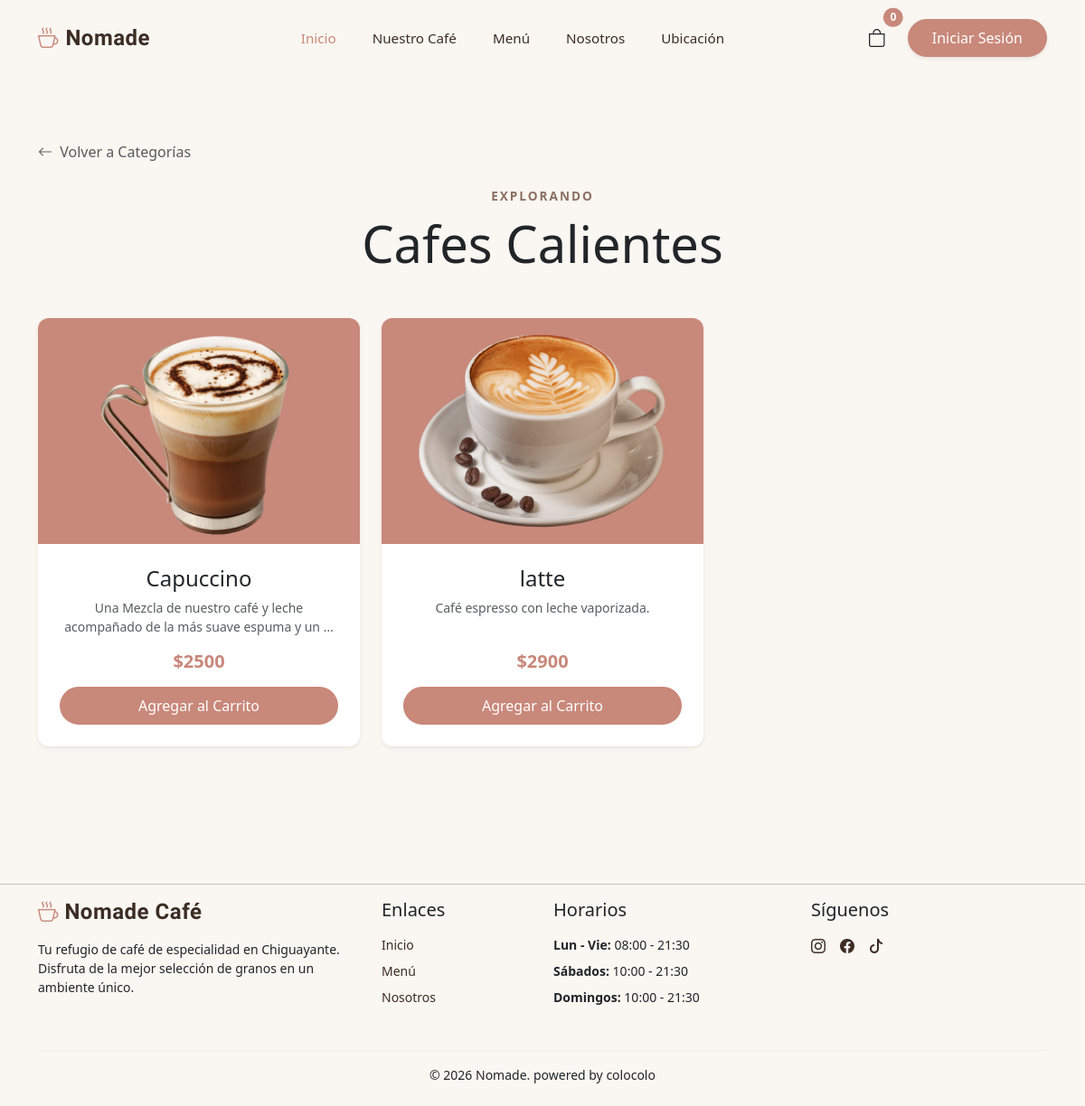
Before: /categoria/2/ with the older database file.
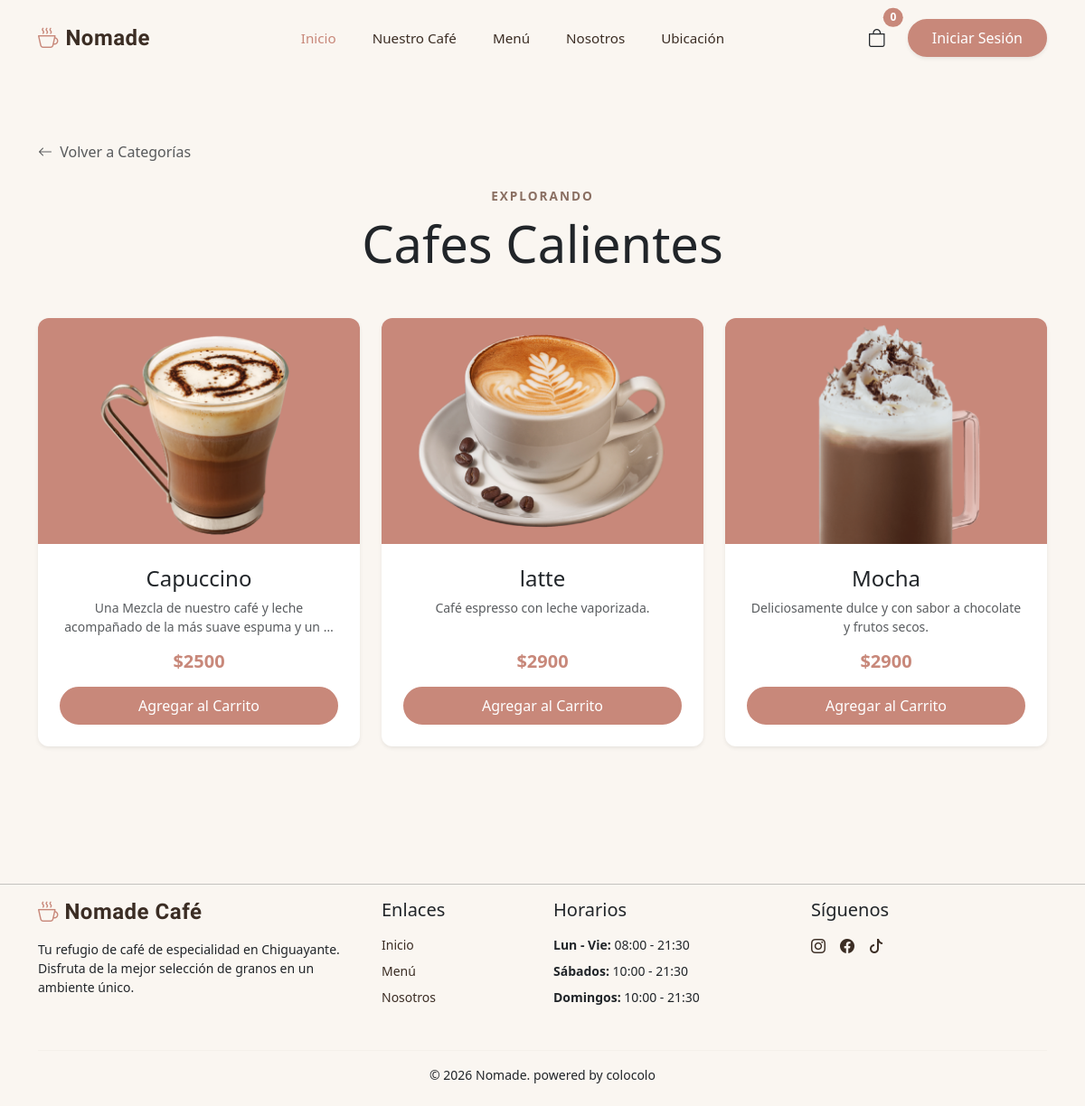
After: the same page with the newer database file.
### catalogo/models.py (models this page shows, shortened)
class Categoria(models.Model):
    nombre = models.CharField( max_length=100)
    image = models.ImageField(upload_to='categorias/', null=True, blank=True)

class Producto(models.Model):
    nombre = models.CharField(max_length=200)
    descripcion = models.TextField()
    precio = models.IntegerField()
    stock = models.IntegerField()
    image = models.ImageField(upload_to='productos/', null=True, blank=True)
    categoria = models.ForeignKey(Categoria, on_delete=models.CASCADE, related_name='productos')

### catalogo/views.py (the view)
# urls.py: path('categoria/<int:categoria_id>/', views.ordernar_categorias_view, name='filtro_categoria'),
def ordernar_categorias_view(request, categoria_id):
    categoria = Categoria.objects.get(id=categoria_id) # se busca la categoria.
    productos = Producto.objects.filter(categoria=categoria) # buscan los productos que pertenecen a esa categoria.
    contexto = {
        'categoria': categoria,
        'productos': productos
    }
    return render(request, 'catalogo/productos.html', contexto) # se muestran los productos filtrados.

### catalogo/context_processors.py (called while the page is built)
def cantidad_carrito(request):
    total = 0
    if 'carrito' in request.session: # si ya hay un carrito
        for key, value in request.session['carrito'].items():
            total += value['cantidad'] # suma la cantidad de cada prod guardado
    return {'cantidad_carrito' : total} #envia la cantidad al html

### catalogo/templates/catalogo/productos.html (shortened to what this page needs)
{% extends 'catalogo/base.html' %}
{% block content %}
<div class="container py-5 mt-4">
    <a href="{% url 'menu' %}" class="text-decoration-none text-muted mb-4 d-inline-block">
        <i class="bi bi-arrow-left me-1"></i> Volver a Categorías
    </a>
    <div class="text-center mb-5">
        <span class="text-uppercase fw-bold letter-spacing-1" style="color: var(--muted-foreground); letter-spacing: 2px; font-size: 0.85rem;">Explorando</span>
        <h2 class="display-4 mt-2 font-playfair">{{ categoria.nombre }}</h2>
    </div>
    <div class="row g-4">
        {% for producto in productos %}
        <div class="col-md-4">
            <div class="card product-card h-100 d-flex flex-column shadow-sm">
                {% if producto.image %}
                    <img src="{{ producto.image.url }}" class="card-img-top" alt="{{ producto.nombre }}">
                {% else %}
                    <img src="https://images.pexels.com/photos/312418/pexels-photo-312418.jpeg?auto=compress&cs=tinysrgb&w=800" class="card-img-top" alt="">
                {% endif %}
                <div class="card-body p-4 text-center d-flex flex-column flex-grow-1">
                    <h4 class="card-title font-playfair mb-2">{{ producto.nombre }}</h4>
                    <p class="card-text text-muted small mb-3">{{ producto.descripcion|truncatewords:15 }}</p>
                    <div class="mt-auto">
                        <h5 class="fw-bold mb-3" style="color: var(--primary);">${{ producto.precio }}</h5>
                        <form action="{% url 'agregar_carrito' producto.id %}" method="POST">
                            <button type="submit" class="btn btn-outline-dark rounded-pill w-100">Agregar al Carrito</button>
                        </form>
                    </div>
                </div>
            </div>
        </div>
        {% empty %}
        <div class="col-12 text-center py-5">
            <i class="bi bi-cup text-muted fs-1 mb-3 d-block opacity-50"></i>
            <h4 class="font-playfair text-muted">Aún no hay productos en esta categoría.</h4>
            <p>¡Estamos preparando algo delicioso!</p>
        </div>
        {% endfor %}
    </div>
</div>
{% endblock content %}

### catalogo/templates/catalogo/base.html (shortened to what this page needs)
{% load static %}
<!DOCTYPE html>
<html>
    <head>
        <link href="https://cdn.jsdelivr.net/npm/bootstrap@5.3.0/dist/css/bootstrap.min.css" rel="stylesheet">
        <link rel="stylesheet" href="https://cdn.jsdelivr.net/npm/bootstrap-icons@1.11.1/font/bootstrap-icons.css">
        <link rel="stylesheet" href="{% static 'catalogo/css/style.css' %}?v=3">
    </head>
    <body>
        <nav class="navbar navbar-expand-lg custom-navbar">
            <div class="container">
                <a class="navbar-brand d-flex align-items-center" href="{% url 'inicio' %}">
                    <i class="bi bi-cup-hot brand-icon"></i>
                    <span class="brand-text ms-2">Nomade</span>
                </a>
                <div class="collapse navbar-collapse" id="navbarNomade">
                    <ul class="navbar-nav mx-auto mb-2 mb-lg-0">
                        <li class="nav-item">
                            <a class="nav-link active" href="{% url 'inicio' %}">Inicio</a>
                        </li>
                        <li class="nav-item"><a class="nav-link" href="{% url 'nuestro_cafe' %}">Nuestro Café</a></li>
                        <li class="nav-item"><a class="nav-link" href="{% url 'menu' %}">Menú</a></li>
                        <li class="nav-item"><a class="nav-link" href="{% url 'nosotros' %}">Nosotros</a></li>
                        <li class="nav-item"><a class="nav-link" href="{% url 'ubicacion' %}">Ubicación</a></li>
                    </ul>
                    <div class="d-flex align-items-center gap-3">
                        <a href="{% url 'ver_carrito' %}" class="position-relative text-dark text-decoration-none p-2">
                            <i class="bi bi-bag fs-5"></i>
                            <span class="position-absolute top-0 start-100 translate-middle badge rounded-pill" style="background-color: var(--primary); font-size: 0.75rem;">
                                {{cantidad_carrito | default:"0"}}
                            </span>
                        </a>
                        {% if user.is_authenticated %}
                            <div class="d-flex align-items-center gap-2">
                                <span class="text-muted small d-none d-md-block">Hola, {{ user.username }}</span>
                                <form method="post" action="{% url 'logout' %}" style="margin: 0;">
                                    {% csrf_token %}
                                    <button type="submit" class="btn btn-outline-dark rounded-pill px-4">Salir</button>
                                </form>
                            </div>
                        {% else %}
                            <a href="{% url 'login' %}" class="btn btn-primary-custom rounded-pill px-4 shadow-sm">Iniciar Sesión</a>
                        {% endif %}
                    </div>
                </div>
            </div>
        </nav>
        {% block content %}
        {% endblock content %}
        <footer class="pt-5 pb-4 mt-5">
            <hr class="mt-2 mb-3" style="border-color: solid var(--border);">
            <div class="container">
                <div class="row">
                    <div class="col-lg-4 col-md-6 mb-4">
                        <h5 class="brand-text mb-3">
                            <i class="bi bi-cup-hot brand-icon"></i> Nomade Café
                        </h5>
                        <p class="small">
                            Tu refugio de café de especialidad en Chiguayante. Disfruta de la mejor selección de granos en un ambiente único.
                        </p>
                    </div>
                    <div class="col-lg-2 col-md-6 mb-4">
                        <h5 class="mb-3">Enlaces</h5>
                        <ul class="list-unstyled small">
                            <li class="mb-2"><a href="{% url 'inicio' %}" class="text-decoration-none" style="color: var(--foreground);">Inicio</a></li>
                            <li class="mb-2"><a href="{% url 'menu' %}" class="text-decoration-none" style="color: var(--foreground);">Menú</a></li>
                            <li class="mb-2"><a href="{% url 'nosotros' %}" class="text-decoration-none" style="color: var(--foreground);">Nosotros</a></li>
                        </ul>
                    </div>
                    <div class="col-lg-3 col-md-6 mb-4">
                        <h5 class="mb-3">Horarios</h5>
                        <ul class="list-unstyled small">
                            <li class="mb-2"><strong>Lun - Vie:</strong> 08:00 - 21:30</li>
                            <li class="mb-2"><strong>Sábados:</strong> 10:00 - 21:30</li>
                            <li class="mb-2"><strong>Domingos:</strong> 10:00 - 21:30</li>
                        </ul>
                    </div>
                    <div class="col-lg-3 col-md-6 mb-4">
                        <h5 class="mb-3">Síguenos</h5>
                        <div class="d-flex gap-3">
                            <a href="#" style="color: var(--foreground);"><i class="bi bi-instagram"></i></a>
                            <a href="#" style="color: var(--foreground);"><i class="bi bi-facebook"></i></a>
                            <a href="#" style="color: var(--foreground);"><i class="bi bi-tiktok"></i></a>
                        </div>
                    </div>
                </div>
                <hr class="mt-2 mb-3" style="border-color: var(--border);">
                <div class="row align-items-center">
                    <div class="col-12 text-center">
                        <p class="small mb-0">
                            © 2026 Nomade. powered by colocolo
                        </p>
                    </div>
                </div>
            </div>
        </footer>
    </body>
</html>

### catalogo/static/catalogo/css/style.css (style rules this page uses)
:root { --background: #FAF6F1 ; --foreground: #3B2D24; --card: #FFF9F5; --primary: #C8887A; --primary-foreground: #FFF9F5; --secondary: #EAD8CB; --secondary-foreground: #3B2D24; --muted: #F2E8DE; --muted-foreground: #8A6F62; --accent: #A8C3A4; --accent-foreground: #2B3D28; --border: rgba(160,120,96,0.2); }
body { background-color: var(--background); }
.custom-navbar { background-color: var(--background); padding: 1.2rem 0; }
.brand-text { font-family: 'Oswald'; font-weight: bold; font-size: 1.5rem; color: var(--foreground); letter-spacing: 0.5px; }
.brand-icon { font-size: 1.4rem; color: var(--primary); }
.custom-navbar .navbar-nav .nav-link { color: var(--foreground); margin: 0 12px; font-size: 0.95rem; font-weight: 500; transition: color 0.3s ease; }
.custom-navbar .navbar-nav .nav-link.active, .custom-navbar .navbar-nav .nav-link:hover { color: var(--primary); }
.btn { color: #fff; background-color: var(--primary); border: solid var(--primary); transition: transform 0.3s ease, box-shadow 0.3s ease; }
.product-card { background-color: #FFFFFF; border: none; border-radius: 12px; overflow: hidden; transition: transform 0.3s ease, box-shadow 0.3s ease; }
.product-card img { height: 250px; width: 100%; object-fit: cover; }

Changed rows visible on the page:
added Producto: image (picture), nombre "Mocha", descripcion "Deliciosamente dulce y con sabor a chocolate y frutos secos.", precio "2900"
